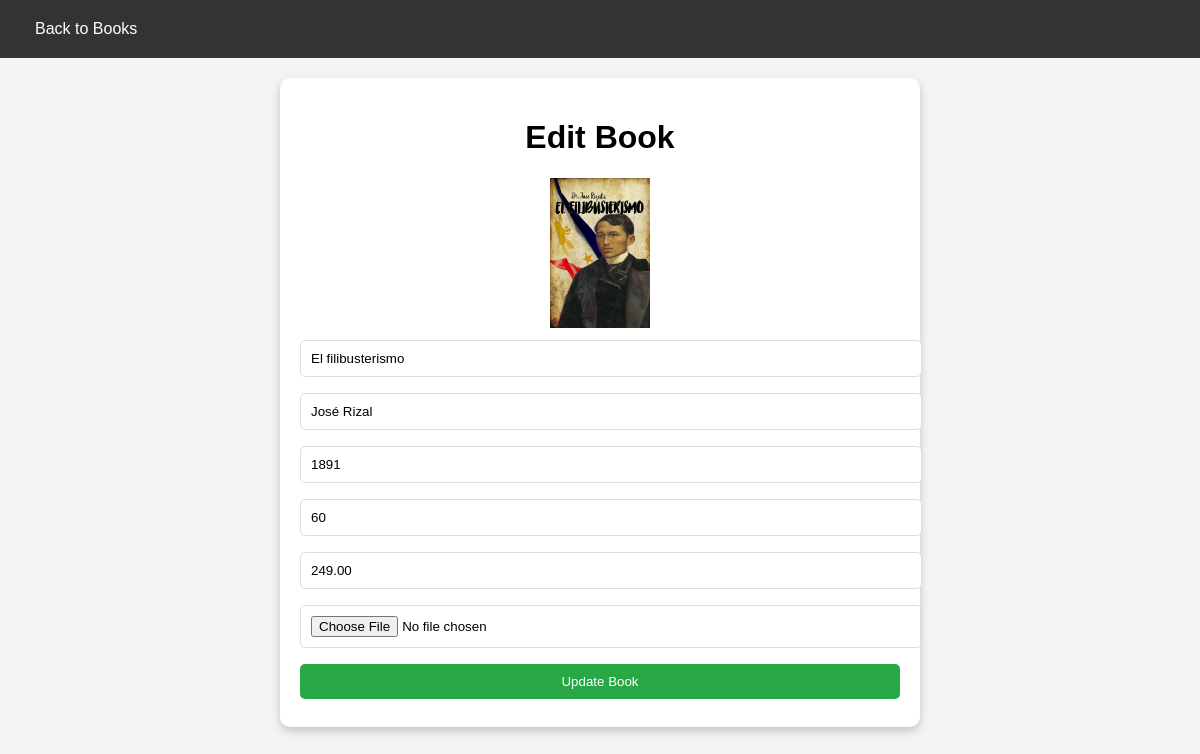
The app's page /admin/edit_book.php?isbn=5 (signed in), older data.
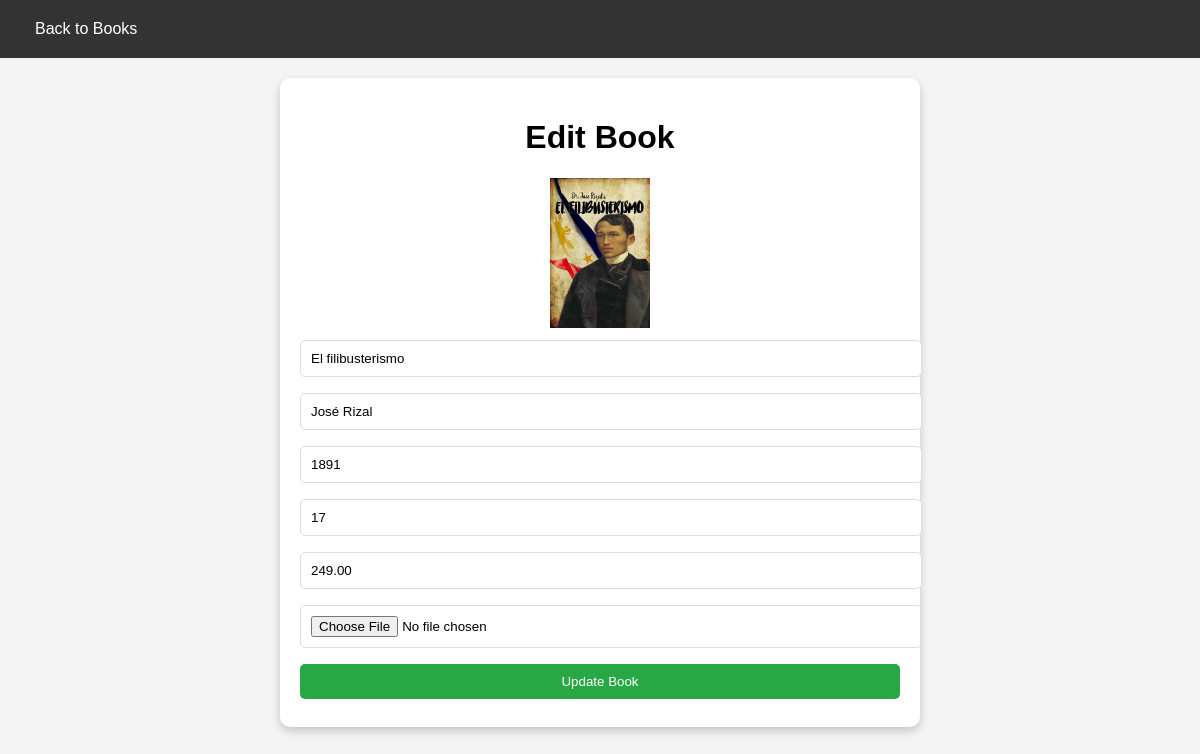
The same page, newer data.
### tables this page shows
CREATE TABLE `books` (
  `isbn` int(11) NOT NULL,
  `title` varchar(255) NOT NULL,
  `book_image` varchar(255) NOT NULL,
  `author` varchar(255) NOT NULL,
  `copyright` int(11) NOT NULL,
  `qty` int(11) NOT NULL,
  `price` float NOT NULL,
  `total` float NOT NULL
);

### admin/edit_book.php (the view, shortened to what this page needs)
<?php
@include '../db_connect.php';
$isbn = mysqli_real_escape_string($conn, $_GET['isbn']);
$sql = "SELECT * FROM books WHERE isbn = ?";
$stmt = mysqli_prepare($conn, $sql);
mysqli_stmt_bind_param($stmt, "s", $isbn);
mysqli_stmt_execute($stmt);
$result = mysqli_stmt_get_result($stmt);
if ($row = mysqli_fetch_assoc($result)) {
    $title = htmlspecialchars($row['title']);
    $author = htmlspecialchars($row['author']);
    $copyright = htmlspecialchars($row['copyright']);
    $qty = (int)$row['qty'];
    $price = number_format((float)$row['price'], 2);
    $book_image = !empty($row['book_image']) ? "../images/" . $row['book_image'] : "../images/default_book.png";
} else {
    header("Location: total_books.php");
    exit();
}
?>
<!DOCTYPE html>
<html lang="en">
<head>
</head>
<body>
    <div class="navbar">
        <div class="nav-links">
            <a href="total_books.php">Back to Books</a>
        </div>
    </div>
    <div class="container">
        <h1>Edit Book</h1>
        <form action="" method="post" enctype="multipart/form-data">
            <img src="<?php echo $book_image; ?>" width="100" height="150" alt="Book Image">
            <input type="text" name="title" value="<?php echo $title; ?>" required>
            <input type="text" name="author" value="<?php echo $author; ?>" required>
            <input type="text" name="copyright" value="<?php echo $copyright; ?>" required>
            <input type="number" name="qty" value="<?php echo $qty; ?>" required>
            <input type="number" step="0.01" name="price" value="<?php echo $price; ?>" required>
            <input type="file" name="book_image" accept="image/*">
            <button type="submit">Update Book</button>
        </form>
    </div>
</body>
</html>

Row changes from the older to the newer data that the page shows:
changed books "El filibusterismo": qty "60" → "17"
